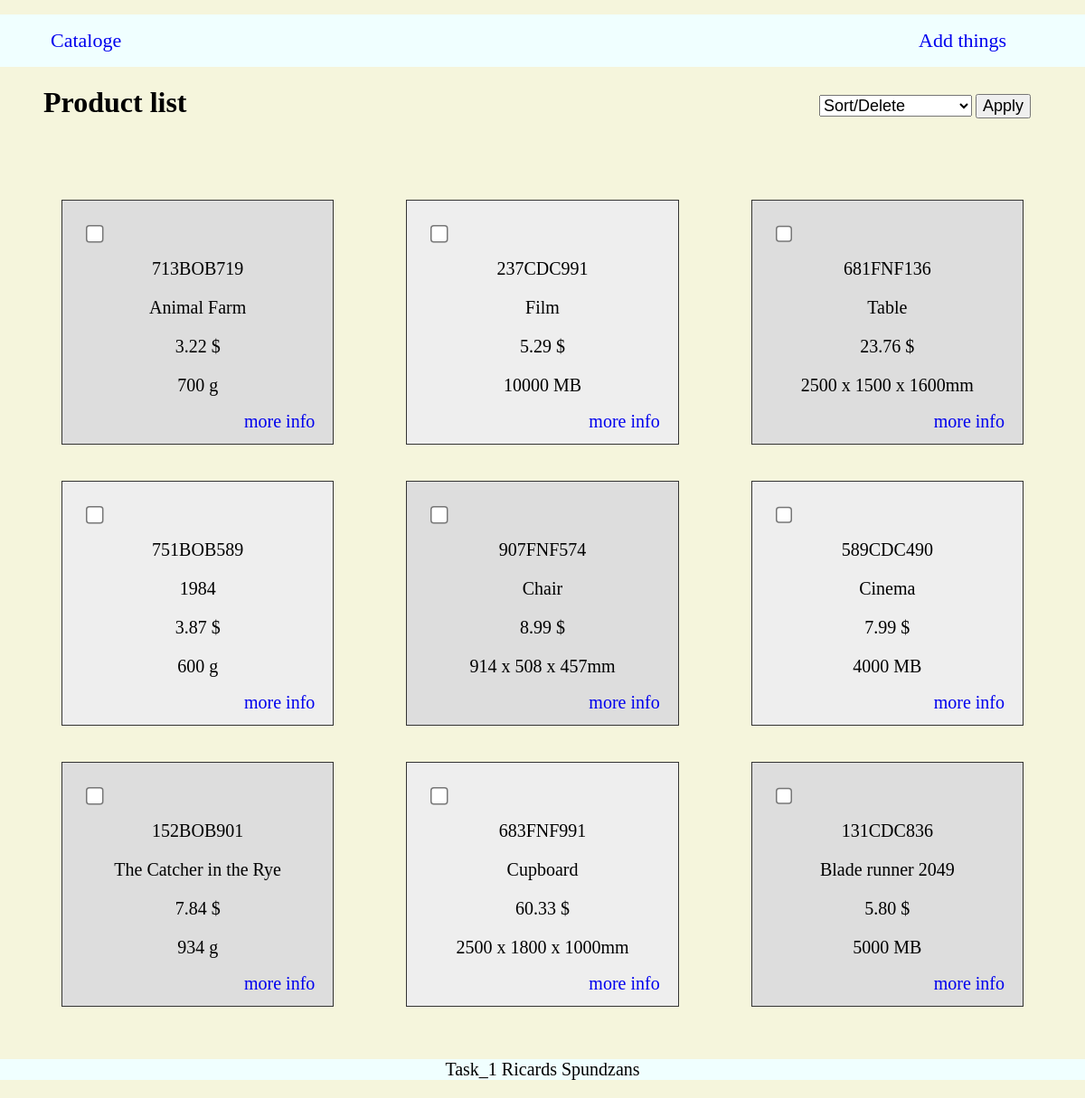
Before: / with the older database file.
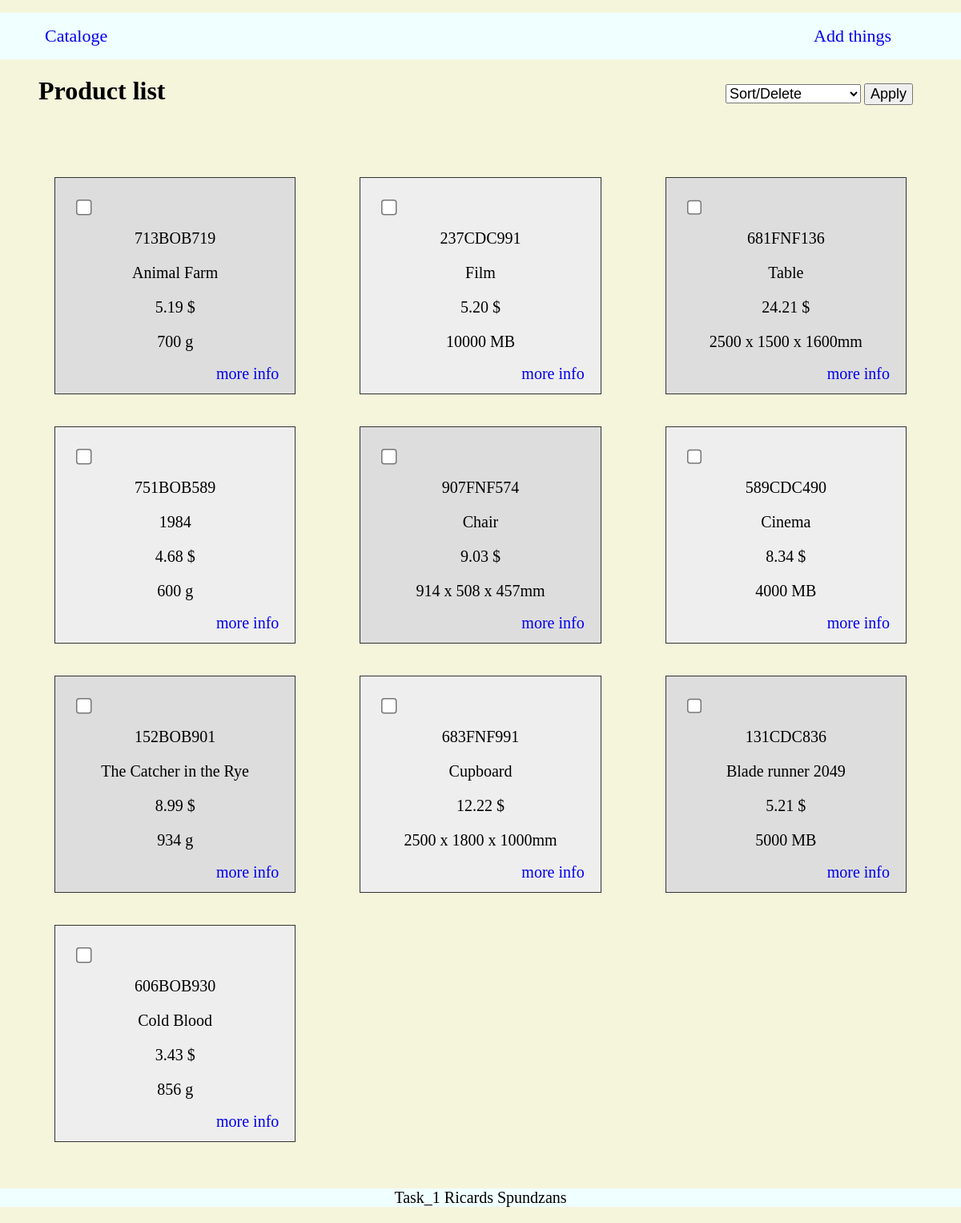
After: the same page with the newer database file.
### tables this page shows
CREATE TABLE `things` (
  `id` int(11) NOT NULL,
  `sku` varchar(255) NOT NULL,
  `name` varchar(255) NOT NULL,
  `price` decimal(11,2) NOT NULL,
  `type` int(11) NOT NULL,
  `parameter_1` double NOT NULL,
  `parameter_2` double NOT NULL,
  `parameter_3` double NOT NULL,
  `created_at` timestamp NOT NULL DEFAULT current_timestamp()
);

### index.php (the view, shortened to what this page needs)
<?php
include('config/db_connect.php');
$orderBy = 'created_at';
$sql = "SELECT * FROM things ORDER BY $orderBy";
$result = mysqli_query($conn, $sql);
$things = mysqli_fetch_all($result, MYSQLI_ASSOC);
class productDisplay {
   public function __construct($thing){
      $this->id = $thing['id'];
      $this->sku = $thing['sku'];
      $this->name = $thing['name'];
      $this->price = $thing['price'];
      switch ($thing['type']) {
         case '1':
            $this->parameterAll = $thing['parameter_1'] . ' MB';
         break;
         case '2':
            $this->parameterAll =  $thing['parameter_1'] . ' x ' . $thing['parameter_2'] . ' x ' . $thing['parameter_3'] . 'mm';
         break;
         case '3':
            $this->parameterAll =  $thing['parameter_1'] . ' g';
         break;
      }
   }
}
?>
<!DOCTYPE html>
<html lang="en" dir="ltr">
   <?php include('templates/header.php'); ?>
<div class="nname">
      <h1 >Product list</h1>
</div>
<form class="" method="post">
   <div class="deleteb">
      <select class="optionSelect" name="optionSelect" id="optionSelect">
         <option value="" selected disabled>Sort/Delete</option>
      </select>
      <input type="submit" name="apply" value="Apply">
   </div>
   <div class="containers">
      <div class='wrap' >
         <?php foreach ($things as $thing): ?>
            <?php $onedProduct = new productDisplay($thing)?>
            <div>
               <div class = 'checkboxb'>
                  <input class = "checkbox__input" id="checkbox__input" onclick="isChecked(this)" type="checkbox" name="chose[]" value="<?php echo htmlspecialchars($onedProduct->id)?>">
               </div>
               <div class="infoC">
                  <li><?php echo htmlspecialchars($onedProduct->sku) ?></li>
                  <li><?php echo htmlspecialchars($onedProduct->name) ?></li>
                  <li><?php echo htmlspecialchars($onedProduct->price)." $" ?></li>
                  <li><?php echo htmlspecialchars($onedProduct->parameterAll) ?></li>
               </div>
               <div class ='detailb' >
                  <a href="details.php?id=<?php echo htmlspecialchars($onedProduct->id) ?>">more info</a>
               </div>
            </div>
         <?php endforeach; ?>
      </div>
   </div>
</form>
   <?php include('templates/footer.php'); ?>
</html>

### templates/header.php (shortened to what this page needs)
<head>
<link rel="stylesheet" href="css/style.min.css" type="text/css">
</head>
   <body >
      <nav>
         <div class = 'header' id = 'header' >
            <ul>
               <li class ='mainb'><a href="index.php"> Cataloge </a></li>
               <li class ='addb'><a href="add.php"> Add things </a></li>
            </ul>
         </div>
      </nav>

### templates/footer.php
<footer>
   <br>
   <div class = 'footer' >
      <p>Task_1 Ricards Spundzans</p>
   </div>
</footer>
</body>

Changed rows visible on the page:
changed things "713BOB719": price "3.22" → "5.19"
changed things "237CDC991": price "5.29" → "5.20"
changed things "681FNF136": price "23.76" → "24.21"
changed things "751BOB589": price "3.87" → "4.68"
changed things "907FNF574": price "8.99" → "9.03"
changed things "589CDC490": price "7.99" → "8.34"
changed things "152BOB901": price "7.84" → "8.99"
changed things "683FNF991": price "60.33" → "12.22"
changed things "131CDC836": price "5.80" → "5.21"
added things: sku "606BOB930", name "Cold Blood", price "3.43", parameter_1 "856 g"
